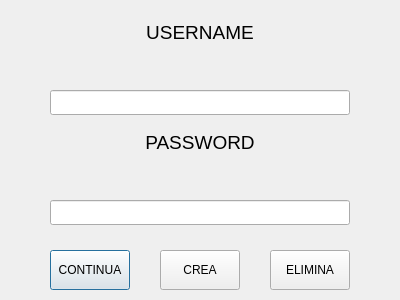
<?xml version="1.0" encoding="UTF-8"?>
<ui version="4.0">
 <class>Access_Dialog</class>
 <widget class="QDialog" name="Access_Dialog">
  <property name="geometry">
   <rect>
    <x>0</x>
    <y>0</y>
    <width>400</width>
    <height>300</height>
   </rect>
  </property>
  <property name="windowTitle">
   <string>Dialog</string>
  </property>
  <widget class="QPushButton" name="btn_leave">
   <property name="geometry">
    <rect>
     <x>50</x>
     <y>250</y>
     <width>80</width>
     <height>40</height>
    </rect>
   </property>
   <property name="text">
    <string>CONTINUA</string>
   </property>
  </widget>
  <widget class="QLineEdit" name="lineEdit">
   <property name="geometry">
    <rect>
     <x>50</x>
     <y>90</y>
     <width>300</width>
     <height>25</height>
    </rect>
   </property>
   <property name="font">
    <font>
     <pointsize>12</pointsize>
    </font>
   </property>
  </widget>
  <widget class="QLabel" name="label">
   <property name="geometry">
    <rect>
     <x>50</x>
     <y>20</y>
     <width>300</width>
     <height>25</height>
    </rect>
   </property>
   <property name="font">
    <font>
     <pointsize>14</pointsize>
    </font>
   </property>
   <property name="text">
    <string>USERNAME</string>
   </property>
   <property name="alignment">
    <set>Qt::AlignCenter</set>
   </property>
  </widget>
  <widget class="QLineEdit" name="lineEdit_2">
   <property name="geometry">
    <rect>
     <x>50</x>
     <y>200</y>
     <width>300</width>
     <height>25</height>
    </rect>
   </property>
   <property name="font">
    <font>
     <pointsize>12</pointsize>
    </font>
   </property>
  </widget>
  <widget class="QLabel" name="label_2">
   <property name="geometry">
    <rect>
     <x>50</x>
     <y>130</y>
     <width>300</width>
     <height>25</height>
    </rect>
   </property>
   <property name="font">
    <font>
     <pointsize>14</pointsize>
    </font>
   </property>
   <property name="text">
    <string>PASSWORD</string>
   </property>
   <property name="alignment">
    <set>Qt::AlignCenter</set>
   </property>
  </widget>
  <widget class="QPushButton" name="btn_crea">
   <property name="geometry">
    <rect>
     <x>160</x>
     <y>250</y>
     <width>80</width>
     <height>40</height>
    </rect>
   </property>
   <property name="text">
    <string>CREA</string>
   </property>
  </widget>
  <widget class="QPushButton" name="btn_del">
   <property name="geometry">
    <rect>
     <x>270</x>
     <y>250</y>
     <width>80</width>
     <height>40</height>
    </rect>
   </property>
   <property name="text">
    <string>ELIMINA</string>
   </property>
  </widget>
 </widget>
 <resources/>
 <connections/>
</ui>
